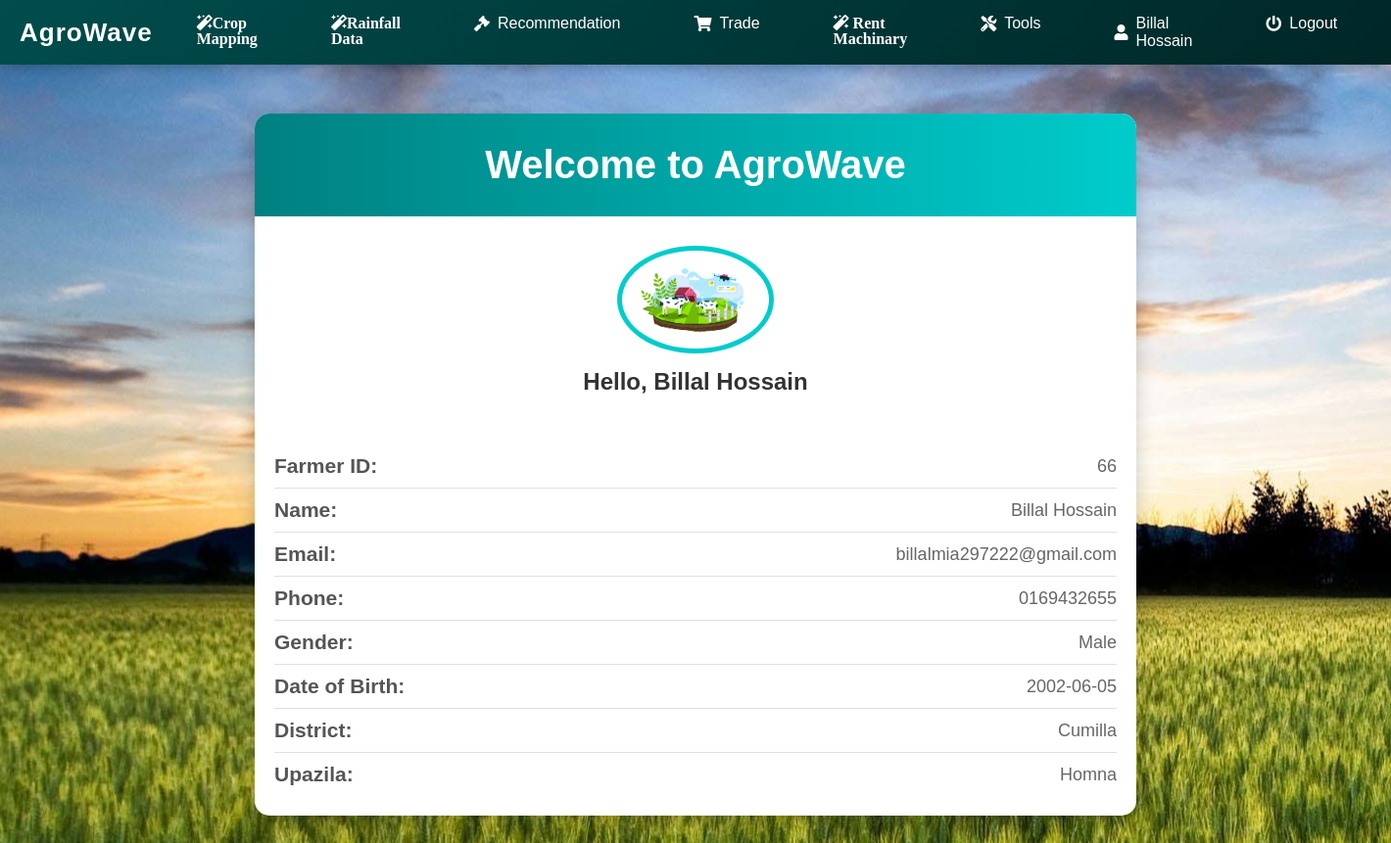
Page /farmer/fprofile.php (signed in) on the committed database.
### tables this page shows
CREATE TABLE `farmerlogin` (
  `farmer_id` int(11) NOT NULL,
  `farmer_name` varchar(255) NOT NULL,
  `password` varchar(255) NOT NULL,
  `email` varchar(255) NOT NULL,
  `phone_no` varchar(50) NOT NULL,
  `F_gender` varchar(255) NOT NULL,
  `F_birthday` varchar(255) NOT NULL,
  `F_State` varchar(255) NOT NULL,
  `F_District` varchar(255) NOT NULL,
  `F_Location` varchar(255) NOT NULL,
  `otp` int(20) DEFAULT NULL
);

### farmer/fprofile.php (the view, shortened to what this page needs)
<?php
include('fsession.php');
$user_check = $_SESSION['farmer_login_user'];
$query4 = "SELECT * FROM farmerlogin WHERE email='$user_check'";
$ses_sq4 = mysqli_query($conn, $query4);
$row4 = mysqli_fetch_assoc($ses_sq4);
$para1 = isset($row4['farmer_id']) ? $row4['farmer_id'] : "N/A";
$para2 = isset($row4['farmer_name']) ? $row4['farmer_name'] : "N/A";
$para5 = isset($row4['email']) ? $row4['email'] : "N/A";
$para6 = isset($row4['phone_no']) ? $row4['phone_no'] : "N/A";
$para7 = isset($row4['F_gender']) ? $row4['F_gender'] : "N/A";
$para8 = isset($row4['F_birthday']) ? $row4['F_birthday'] : "N/A";
$para10 = isset($row4['F_District']) ? $row4['F_District'] : "N/A";
$para11 = isset($row4['F_Location']) ? $row4['F_Location'] : "N/A";
?>
<!DOCTYPE html>
<html lang="en">
<head>
  <link href="https://cdnjs.cloudflare.com/ajax/libs/font-awesome/5.15.4/css/all.min.css" rel="stylesheet">
</head>
<body>
  <?php include('fnav.php'); ?>
  <section class="profile-section">
    <div class="profile-header">
      <h3>Welcome to AgroWave</h3>
    </div>
    <div class="profile-card">
      <img src="../assets/img/agri.png" alt="Profile Picture">
      <h4>Hello, <?php echo htmlspecialchars($para2); ?></h4>
    </div>
    <div class="profile-details">
      <div class="row">
        <h3>Farmer ID:</h3>
        <div><?php echo htmlspecialchars($para1); ?></div>
      </div>
      <div class="row">
        <h3>Name:</h3>
        <div><?php echo htmlspecialchars($para2); ?></div>
      </div>
      <div class="row">
        <h3>Email:</h3>
        <div><?php echo htmlspecialchars($para5); ?></div>
      </div>
      <div class="row">
        <h3>Phone:</h3>
        <div><?php echo htmlspecialchars($para6); ?></div>
      </div>
      <div class="row">
        <h3>Gender:</h3>
        <div><?php echo htmlspecialchars($para7); ?></div>
      </div>
      <div class="row">
        <h3>Date of Birth:</h3>
        <div><?php echo htmlspecialchars($para8); ?></div>
      </div>
      <div class="row">
        <h3>District:</h3>
        <div><?php echo htmlspecialchars($para10); ?></div>
      </div>
      <div class="row">
        <h3>Upazila:</h3>
        <div><?php echo htmlspecialchars($para11); ?></div>
      </div>
    </div>
  </section>
</body>
</html>

### farmer/fnav.php (shortened to what this page needs)
<!DOCTYPE html>
<html lang="en">
<head>
  <link href="https://cdnjs.cloudflare.com/ajax/libs/font-awesome/5.15.4/css/all.min.css" rel="stylesheet">
</head>
<body>
  <nav>
    <a href="../index.php" class="navbar-brand">
      AgroWave
    </a>
    <ul>
      <li>
        <a class="fas fa-magic" href="fcrop_prediction.php">Crop Mapping</a>
      </li>
      <li>
        <a class="fas fa-magic" href="frainfall_prediction.php">Rainfall Data</a>
      </li>
      <li>
        <a href="#"><i class="fas fa-gavel"></i> Recommendation</a>
      </li>
      <li>
        <a href="#"><i class="fas fa-shopping-cart"></i> Trade</a>
      </li>
      <li>
        <a class="fas fa-magic" href="show_rent.php"> Rent Machinary</a>
      </li>
      <li>
        <a href="#"><i class="fas fa-tools"></i> Tools</a>
      </li>
      <li>
        <a href="fprofile.php"><i class="fas fa-user"></i> <?php echo $para2; ?></a>
      </li>
      <li>
        <a href="flogout.php" class="text-danger"><i class="fas fa-power-off"></i> Logout</a>
      </li>
    </ul>
  </nav>
</body>
</html>

### farmer/fprofile.php (style rules this page uses)
body { margin: 0; font-family: Arial, sans-serif; background: url('../assets/img/j.jpg') no-repeat center center fixed; color: #333; }
nav { background-color: #004d4d; color: white; display: flex; justify-content: space-between; align-items: center; padding: 10px 20px; position: sticky; top: 0; z-index: 1000; box-shadow: 0 4px 6px rgba(0, 0, 0, 0.1); }
nav a { color: white; text-decoration: none; margin-right: 15px; font-size: 18px; }
.profile-section { background: white; max-width: 900px; margin: 50px auto; border-radius: 15px; box-shadow: 0 8px 20px rgba(0, 0, 0, 0.2); overflow: hidden; animation: fadeIn 1s ease-in-out; }
.profile-header { background: linear-gradient(to right, #008080, #00cccc); color: white; padding: 30px; text-align: center; }
.profile-header h3 { font-size: 2.5rem; margin: 0; }
.profile-card { display: flex; align-items: center; flex-direction: column; padding: 30px 20px; }
.profile-card img { border-radius: 50%; width: 150px; border: 5px solid #00cccc; margin-bottom: 15px; }
.profile-card h4 { font-size: 1.5rem; color: #333; margin: 0; }
.profile-details { padding: 20px; }
.profile-details .row { display: flex; justify-content: space-between; align-items: center; padding: 10px 0; border-bottom: 1px solid #e0e0e0; font-size: 18px; }
.profile-details .row:last-child { border-bottom: none; }
.profile-details .row h3 { font-weight: bold; margin: 0; color: #555; }
.profile-details .row div { text-align: right; color: #666; }

### farmer/fnav.php (style rules this page uses)
nav { background: linear-gradient(135deg, #004d4d, #002626); display: flex; justify-content: space-between; align-items: center; padding: 10px 20px; position: sticky; top: 0; z-index: 1000; box-shadow: 0 4px 10px rgba(0, 0, 0, 0.2); }
nav .navbar-brand { display: flex; align-items: center; text-decoration: none; color: white; font-size: 26px; font-weight: bold; letter-spacing: 1px; }
nav ul { list-style: none; display: flex; margin: 0; padding: 0; }
nav ul li { margin: 0 15px; position: relative; }
nav ul li a { text-decoration: none; color: white; font-size: 16px; font-weight: 500; padding: 5px 15px; transition: all 0.3s ease; display: flex; align-items: center; border-radius: 30px; }
nav ul li a i { margin-right: 8px; }

### rows in the picture
farmerlogin: farmer_name "Billal Hossain", farmer_id "66", email "billalmia297222@gmail.com", phone_no "0169432655", F_gender "Male", F_birthday "2002-06-05", F_District "Cumilla", F_Location "Homna"
